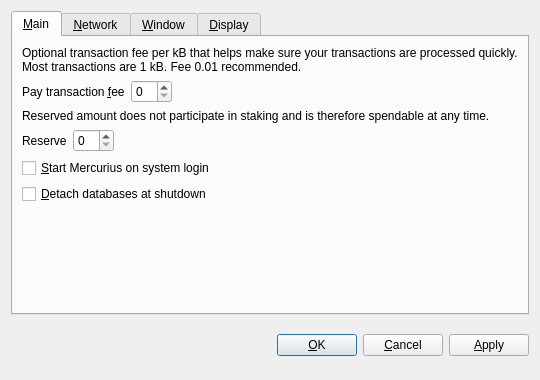
<?xml version="1.0" encoding="UTF-8"?>
<ui version="4.0">
 <class>OptionsDialog</class>
 <widget class="QDialog" name="OptionsDialog">
  <property name="geometry">
   <rect>
    <x>0</x>
    <y>0</y>
    <width>540</width>
    <height>380</height>
   </rect>
  </property>
  <property name="windowTitle">
   <string>Options</string>
  </property>
  <property name="modal">
   <bool>true</bool>
  </property>
  <layout class="QVBoxLayout" name="verticalLayout">
   <item>
    <widget class="QTabWidget" name="tabWidget">
     <property name="tabPosition">
      <enum>QTabWidget::North</enum>
     </property>
     <property name="currentIndex">
      <number>0</number>
     </property>
     <widget class="QWidget" name="tabMain">
      <attribute name="title">
       <string>&amp;Main</string>
      </attribute>
      <layout class="QVBoxLayout" name="verticalLayout_Main">
       <item>
        <widget class="QLabel" name="transactionFeeInfoLabel">
         <property name="text">
          <string>Optional transaction fee per kB that helps make sure your transactions are processed quickly. Most transactions are 1 kB. Fee 0.01 recommended.</string>
         </property>
         <property name="textFormat">
          <enum>Qt::PlainText</enum>
         </property>
         <property name="wordWrap">
          <bool>true</bool>
         </property>
        </widget>
       </item>
       <item>
        <layout class="QHBoxLayout" name="horizontalLayoutFee">
         <item>
          <widget class="QLabel" name="transactionFeeLabel">
           <property name="text">
            <string>Pay transaction &amp;fee</string>
           </property>
           <property name="textFormat">
            <enum>Qt::PlainText</enum>
           </property>
           <property name="buddy">
            <cstring>transactionFee</cstring>
           </property>
          </widget>
         </item>
         <item>
          <widget class="BitcoinAmountField" name="transactionFee"/>
         </item>
         <item>
          <spacer name="horizontalSpacerFee">
           <property name="orientation">
            <enum>Qt::Horizontal</enum>
           </property>
           <property name="sizeHint" stdset="0">
            <size>
             <width>40</width>
             <height>20</height>
            </size>
           </property>
          </spacer>
         </item>
        </layout>
       </item>
       <item>
        <widget class="QLabel" name="reserveBalanceInfoLabel">
         <property name="text">
          <string>Reserved amount does not participate in staking and is therefore spendable at any time.</string>
         </property>
         <property name="textFormat">
          <enum>Qt::PlainText</enum>
         </property>
         <property name="wordWrap">
          <bool>true</bool>
         </property>
        </widget>
       </item>
       <item>
        <layout class="QHBoxLayout" name="horizontalLayoutReserveBalance">
         <item>
          <widget class="QLabel" name="reserveBalanceLabel">
           <property name="text">
            <string>Reserve</string>
           </property>
           <property name="textFormat">
            <enum>Qt::PlainText</enum>
           </property>
           <property name="buddy">
            <cstring>reserveBalance</cstring>
           </property>
          </widget>
         </item>
         <item>
          <widget class="BitcoinAmountField" name="reserveBalance"/>
         </item>
         <item>
          <spacer name="horizontalSpacerReserveBalance">
           <property name="orientation">
            <enum>Qt::Horizontal</enum>
           </property>
           <property name="sizeHint" stdset="0">
            <size>
             <width>40</width>
             <height>20</height>
            </size>
           </property>
          </spacer>
         </item>
        </layout>
       </item>
       <item>
        <widget class="QCheckBox" name="bitcoinAtStartup">
         <property name="toolTip">
          <string>Automatically start Mercurius after logging in to the system.</string>
         </property>
         <property name="text">
          <string>&amp;Start Mercurius on system login</string>
         </property>
        </widget>
       </item>
       <item>
        <widget class="QCheckBox" name="detachDatabases">
         <property name="toolTip">
          <string>Detach block and address databases at shutdown. This means they can be moved to another data directory, but it slows down shutdown. The wallet is always detached.</string>
         </property>
         <property name="text">
          <string>&amp;Detach databases at shutdown</string>
         </property>
        </widget>
       </item>
       <item>
        <spacer name="verticalSpacer_Main">
         <property name="orientation">
          <enum>Qt::Vertical</enum>
         </property>
         <property name="sizeHint" stdset="0">
          <size>
           <width>20</width>
           <height>40</height>
          </size>
         </property>
        </spacer>
       </item>
      </layout>
     </widget>
     <widget class="QWidget" name="tabNetwork">
      <attribute name="title">
       <string>&amp;Network</string>
      </attribute>
      <layout class="QVBoxLayout" name="verticalLayout_Network">
       <item>
        <widget class="QCheckBox" name="mapPortUpnp">
         <property name="toolTip">
          <string>Automatically open the Mercurius client port on the router. This only works when your router supports UPnP and it is enabled.</string>
         </property>
         <property name="text">
          <string>Map port using &amp;UPnP</string>
         </property>
        </widget>
       </item>
       <item>
        <widget class="QCheckBox" name="connectSocks">
         <property name="toolTip">
          <string>Connect to the Mercurius network through a SOCKS proxy (e.g. when connecting through Tor).</string>
         </property>
         <property name="text">
          <string>&amp;Connect through SOCKS proxy:</string>
         </property>
        </widget>
       </item>
       <item>
        <layout class="QHBoxLayout" name="horizontalLayout_Network">
         <item>
          <widget class="QLabel" name="proxyIpLabel">
           <property name="text">
            <string>Proxy &amp;IP:</string>
           </property>
           <property name="textFormat">
            <enum>Qt::PlainText</enum>
           </property>
           <property name="buddy">
            <cstring>proxyIp</cstring>
           </property>
          </widget>
         </item>
         <item>
          <widget class="QValidatedLineEdit" name="proxyIp">
           <property name="maximumSize">
            <size>
             <width>140</width>
             <height>16777215</height>
            </size>
           </property>
           <property name="toolTip">
            <string>IP address of the proxy (e.g. 127.0.0.1)</string>
           </property>
          </widget>
         </item>
         <item>
          <widget class="QLabel" name="proxyPortLabel">
           <property name="text">
            <string>&amp;Port:</string>
           </property>
           <property name="textFormat">
            <enum>Qt::PlainText</enum>
           </property>
           <property name="buddy">
            <cstring>proxyPort</cstring>
           </property>
          </widget>
         </item>
         <item>
          <widget class="QLineEdit" name="proxyPort">
           <property name="maximumSize">
            <size>
             <width>55</width>
             <height>16777215</height>
            </size>
           </property>
           <property name="toolTip">
            <string>Port of the proxy (e.g. 9050)</string>
           </property>
          </widget>
         </item>
         <item>
          <widget class="QLabel" name="socksVersionLabel">
           <property name="text">
            <string>SOCKS &amp;Version:</string>
           </property>
           <property name="textFormat">
            <enum>Qt::PlainText</enum>
           </property>
           <property name="buddy">
            <cstring>socksVersion</cstring>
           </property>
          </widget>
         </item>
         <item>
          <widget class="QValueComboBox" name="socksVersion">
           <property name="toolTip">
            <string>SOCKS version of the proxy (e.g. 5)</string>
           </property>
          </widget>
         </item>
         <item>
          <spacer name="horizontalSpacer_Network">
           <property name="orientation">
            <enum>Qt::Horizontal</enum>
           </property>
           <property name="sizeHint" stdset="0">
            <size>
             <width>40</width>
             <height>20</height>
            </size>
           </property>
          </spacer>
         </item>
        </layout>
       </item>
       <item>
        <spacer name="verticalSpacer_Network">
         <property name="orientation">
          <enum>Qt::Vertical</enum>
         </property>
         <property name="sizeHint" stdset="0">
          <size>
           <width>20</width>
           <height>40</height>
          </size>
         </property>
        </spacer>
       </item>
      </layout>
     </widget>
     <widget class="QWidget" name="tabWindow">
      <attribute name="title">
       <string>&amp;Window</string>
      </attribute>
      <layout class="QVBoxLayout" name="verticalLayout_Window">
       <item>
        <widget class="QCheckBox" name="minimizeToTray">
         <property name="toolTip">
          <string>Show only a tray icon after minimizing the window.</string>
         </property>
         <property name="text">
          <string>&amp;Minimize to the tray instead of the taskbar</string>
         </property>
        </widget>
       </item>
       <item>
        <widget class="QCheckBox" name="minimizeOnClose">
         <property name="toolTip">
          <string>Minimize instead of exit the application when the window is closed. When this option is enabled, the application will be closed only after selecting Quit in the menu.</string>
         </property>
         <property name="text">
          <string>M&amp;inimize on close</string>
         </property>
        </widget>
       </item>
       <item>
        <spacer name="verticalSpacer_Window">
         <property name="orientation">
          <enum>Qt::Vertical</enum>
         </property>
         <property name="sizeHint" stdset="0">
          <size>
           <width>20</width>
           <height>40</height>
          </size>
         </property>
        </spacer>
       </item>
      </layout>
     </widget>
     <widget class="QWidget" name="tabDisplay">
      <attribute name="title">
       <string>&amp;Display</string>
      </attribute>
      <layout class="QVBoxLayout" name="verticalLayout_Display">
       <item>
        <layout class="QHBoxLayout" name="horizontalLayout_1_Display">
         <item>
          <widget class="QLabel" name="langLabel">
           <property name="text">
            <string>User Interface &amp;language:</string>
           </property>
           <property name="textFormat">
            <enum>Qt::PlainText</enum>
           </property>
           <property name="buddy">
            <cstring>lang</cstring>
           </property>
          </widget>
         </item>
         <item>
          <widget class="QValueComboBox" name="lang">
           <property name="toolTip">
            <string>The user interface language can be set here. This setting will take effect after restarting Mercurius.</string>
           </property>
          </widget>
         </item>
        </layout>
       </item>
       <item>
        <layout class="QHBoxLayout" name="horizontalLayout_2_Display">
         <item>
          <widget class="QLabel" name="unitLabel">
           <property name="text">
            <string>&amp;Unit to show amounts in:</string>
           </property>
           <property name="textFormat">
            <enum>Qt::PlainText</enum>
           </property>
           <property name="buddy">
            <cstring>unit</cstring>
           </property>
          </widget>
         </item>
         <item>
          <widget class="QValueComboBox" name="unit">
           <property name="toolTip">
            <string>Choose the default subdivision unit to show in the interface and when sending coins.</string>
           </property>
          </widget>
         </item>
        </layout>
       </item>
       <item>
        <widget class="QCheckBox" name="displayAddresses">
         <property name="toolTip">
          <string>Whether to show Mercurius addresses in the transaction list or not.</string>
         </property>
         <property name="text">
          <string>&amp;Display addresses in transaction list</string>
         </property>
        </widget>
       </item>
       <item>
        <widget class="QCheckBox" name="coinControlFeatures">
         <property name="toolTip">
          <string>Whether to show coin control features or not.</string>
         </property>
         <property name="text">
          <string>Display coin &amp;control features (experts only!)</string>
         </property>
        </widget>
       </item>
       <item>
        <spacer name="verticalSpacer_Display">
         <property name="orientation">
          <enum>Qt::Vertical</enum>
         </property>
         <property name="sizeHint" stdset="0">
          <size>
           <width>20</width>
           <height>40</height>
          </size>
         </property>
        </spacer>
       </item>
      </layout>
     </widget>
    </widget>
   </item>
   <item>
    <layout class="QHBoxLayout" name="horizontalLayout_Buttons">
     <item>
      <spacer name="horizontalSpacer_1">
       <property name="orientation">
        <enum>Qt::Horizontal</enum>
       </property>
       <property name="sizeHint" stdset="0">
        <size>
         <width>40</width>
         <height>48</height>
        </size>
       </property>
      </spacer>
     </item>
     <item>
      <widget class="QLabel" name="statusLabel">
       <property name="font">
        <font>
         <weight>75</weight>
         <bold>true</bold>
        </font>
       </property>
       <property name="text">
        <string/>
       </property>
       <property name="textFormat">
        <enum>Qt::PlainText</enum>
       </property>
       <property name="wordWrap">
        <bool>true</bool>
       </property>
      </widget>
     </item>
     <item>
      <spacer name="horizontalSpacer_2">
       <property name="orientation">
        <enum>Qt::Horizontal</enum>
       </property>
       <property name="sizeHint" stdset="0">
        <size>
         <width>40</width>
         <height>48</height>
        </size>
       </property>
      </spacer>
     </item>
     <item>
      <widget class="QPushButton" name="okButton">
       <property name="text">
        <string>&amp;OK</string>
       </property>
      </widget>
     </item>
     <item>
      <widget class="QPushButton" name="cancelButton">
       <property name="text">
        <string>&amp;Cancel</string>
       </property>
       <property name="autoDefault">
        <bool>false</bool>
       </property>
      </widget>
     </item>
     <item>
      <widget class="QPushButton" name="applyButton">
       <property name="text">
        <string>&amp;Apply</string>
       </property>
       <property name="autoDefault">
        <bool>false</bool>
       </property>
      </widget>
     </item>
    </layout>
   </item>
  </layout>
 </widget>
 <customwidgets>
  <customwidget>
   <class>BitcoinAmountField</class>
   <extends>QSpinBox</extends>
   <header>bitcoinamountfield.h</header>
  </customwidget>
  <customwidget>
   <class>QValueComboBox</class>
   <extends>QComboBox</extends>
   <header>qvaluecombobox.h</header>
  </customwidget>
  <customwidget>
   <class>QValidatedLineEdit</class>
   <extends>QLineEdit</extends>
   <header>qvalidatedlineedit.h</header>
  </customwidget>
 </customwidgets>
 <resources/>
 <connections/>
</ui>
